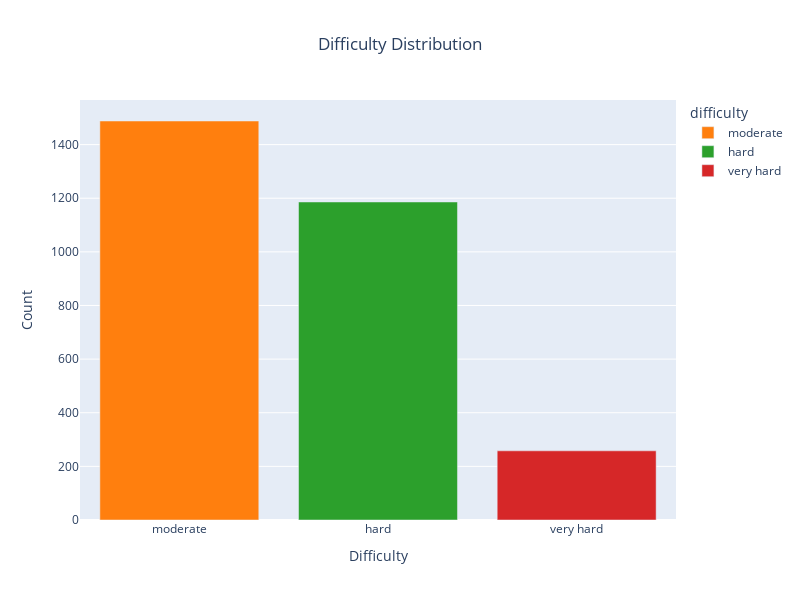

Notebook source saved alongside this figure:
### Code cell
# Plot difficulty distribution of of challenge words that doesn't contain 'r', 's' or 't'
difficulty_distribution(challenge_words_without_r_s_t)

### Figure 1 — Plotly figure (JSON) as saved in the notebook; plotly's stock layout.template omitted (floating-point values rounded to 4 significant figures)
{"data": [{"alignmentgroup": "True", "hovertemplate": "difficulty=%{x}<br>count=%{y}<extra></extra>", "legendgroup": "moderate", "marker": {"color": "#ff7f0e", "pattern": {"shape": ""}}, "name": "moderate", "offsetgroup": "moderate", "orientation": "v", "showlegend": true, "textposition": "auto", "type": "bar", "x": ["moderate"], "xaxis": "x", "y": [1488], "yaxis": "y"}, {"alignmentgroup": "True", "hovertemplate": "difficulty=%{x}<br>count=%{y}<extra></extra>", "legendgroup": "hard", "marker": {"color": "#2ca02c", "pattern": {"shape": ""}}, "name": "hard", "offsetgroup": "hard", "orientation": "v", "showlegend": true, "textposition": "auto", "type": "bar", "x": ["hard"], "xaxis": "x", "y": [1186], "yaxis": "y"}, {"alignmentgroup": "True", "hovertemplate": "difficulty=%{x}<br>count=%{y}<extra></extra>", "legendgroup": "very hard", "marker": {"color": "#d62728", "pattern": {"shape": ""}}, "name": "very hard", "offsetgroup": "very hard", "orientation": "v", "showlegend": true, "textposition": "auto", "type": "bar", "x": ["very hard"], "xaxis": "x", "y": [258], "yaxis": "y"}], "layout": {"barmode": "relative", "height": 600, "legend": {"title": {"text": "difficulty"}, "tracegroupgap": 0}, "title": {"text": "Difficulty Distribution", "x": 0.5}, "width": 800, "xaxis": {"anchor": "y", "categoryarray": ["easy", "moderate", "hard", "very hard"], "categoryorder": "array", "domain": [0, 1], "title": {"text": "Difficulty"}}, "yaxis": {"anchor": "x", "domain": [0, 1], "title": {"text": "Count"}}}}
